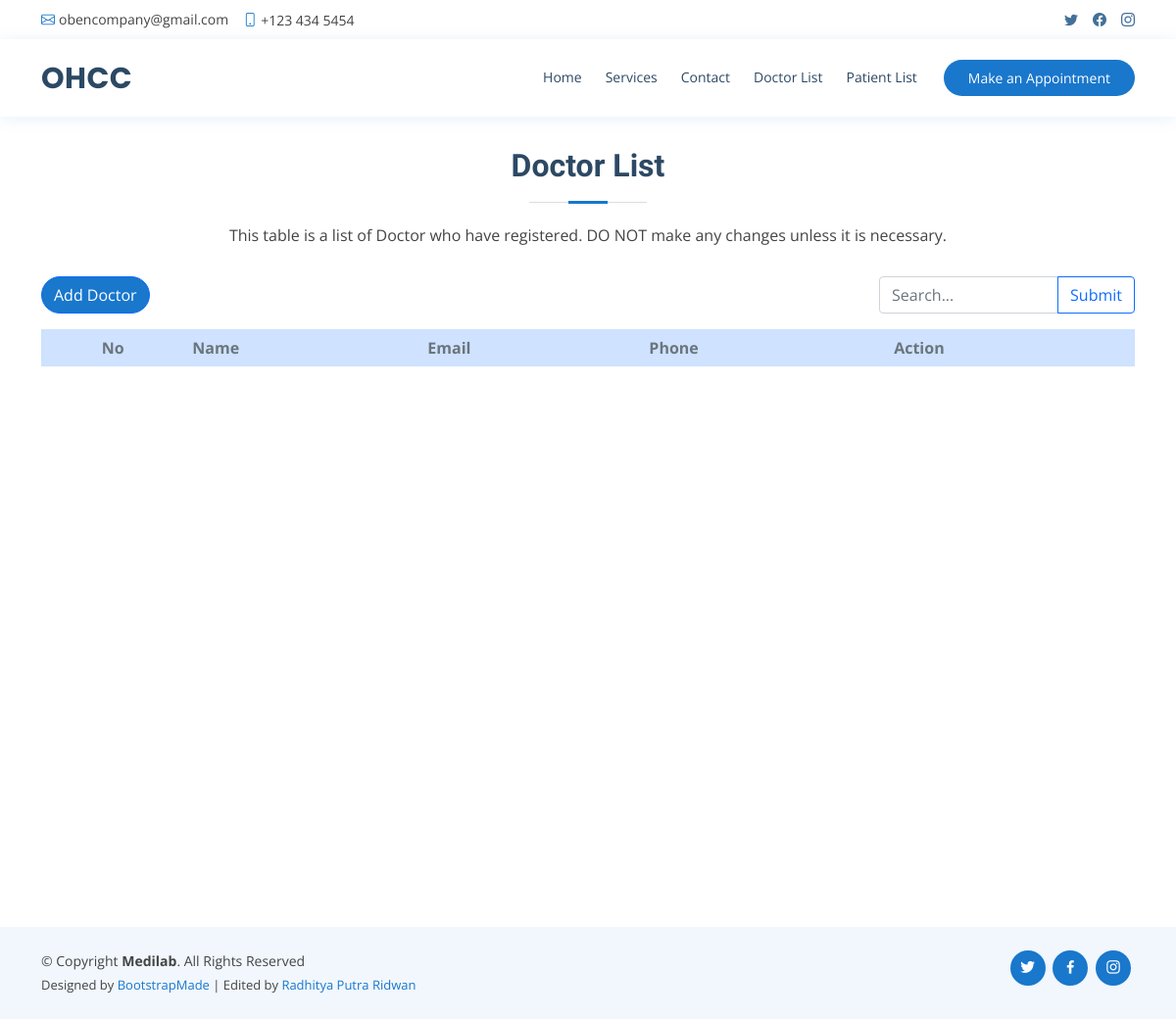
Page /php/doctorlist.php on the earlier database version.
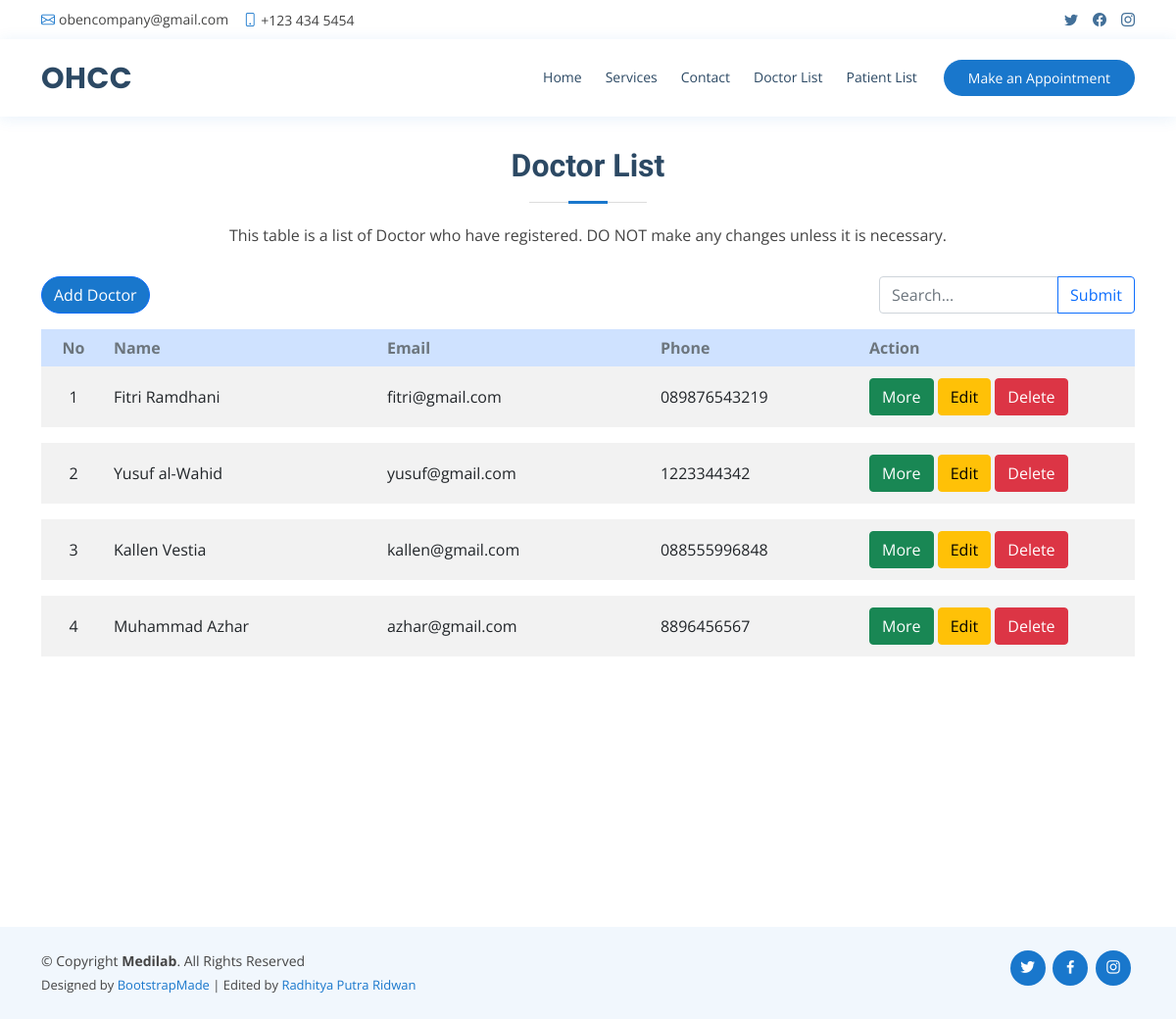
Same page on the later database version.
### tables this page shows
CREATE TABLE `dokter` (
  `id_dokter` int(11) NOT NULL,
  `nama_dokter` varchar(100) NOT NULL,
  `email_dokter` varchar(255) NOT NULL,
  `password` varchar(255) NOT NULL,
  `telepon_dokter` char(13) NOT NULL,
  `foto_dokter` varchar(255) NOT NULL
);

### db/functions.php (called while the page is built, shortened)
<?php
    function connect() {
        $connect = mysqli_connect('localhost', 'root', '', 'tubes_213040048') or die('FAILED TO CONNECT!!');
        return $connect;
    }
    function query($sql) {
        $connect = connect();
        $result = mysqli_query($connect, $sql) or die(mysqli_error($connect));
        $rows = [];
        while($row = mysqli_fetch_assoc($result)) {
            $rows[] = $row;
        }
        return $rows;
    }

### php/doctorlist.php (the view, shortened to what this page needs)
<?php
require '../db/functions.php';
$doctor = query("SELECT * FROM dokter");
$no = 1;
?>
<head>
  <link href="../assets/vendor/fontawesome-free/css/all.min.css" rel="stylesheet">
  <link href="../assets/vendor/animate.css/animate.min.css" rel="stylesheet">
  <link href="../assets/vendor/bootstrap/css/bootstrap.min.css" rel="stylesheet">
  <link href="../assets/vendor/bootstrap-icons/bootstrap-icons.css" rel="stylesheet">
  <link href="../assets/vendor/boxicons/css/boxicons.min.css" rel="stylesheet">
  <link href="../assets/vendor/glightbox/css/glightbox.min.css" rel="stylesheet">
  <link href="../assets/vendor/remixicon/remixicon.css" rel="stylesheet">
  <link href="../assets/vendor/swiper/swiper-bundle.min.css" rel="stylesheet">
  <link href="../assets/css/style.css" rel="stylesheet">
</head>
<body>
  <?php
    include_once '../separate/topbar.php';
    include_once '../separate/header.php';
  ?>
  <section id="doctor" class="doctor">
      <div class="container">
        <div class="section-title">
          <h2>Doctor List</h2>
          <p>This table is a list of Doctor who have registered. DO NOT make any changes unless it is necessary.</p>
        </div>
        <div class="row">
          <div class="col">
            <button class="btn btn-primary rounded-pill" data-bs-toggle="modal" data-bs-target="#addModal">Add Doctor</button>
          </div>
          <div class="col-3">
            <form action="" method="POST">
              <div class="input-group mb-3">
                <input type="text" class="form-control" placeholder="Search..." aria-label="Search..." aria-describedby="button-search" name="keyword" id="keyword">
                <button class="btn btn-outline-primary" type="submit" id="button-search" name="submit">Submit</button>
              </div>
            </form>
          </div>
        </div>
        <div class="row">
          <div class="table-responsive-sm table-doctor">
            <table class="table table-striped table-borderless">
              <thead class="table-primary text-secondary">
                <th class="text-center">No</th>
                <th>Name</th>
                <th>Email</th>
                <th>Phone</th>
                <th colspan="2">Action</th>
              </thead>
              <tbody>
                <?php
                  foreach($doctor as $p) :
                ?>
                  <tr class="align-middle">
                    <td class="text-center"><?= $no++; ?></td>
                    <td class="col-3"><?= $p["nama_dokter"]; ?></td>
                    <td class="col-3"><?= $p["email_dokter"]; ?></td>
                    <td><?= $p["telepon_dokter"]; ?></td>
                    <td class="col-3">
                      <button class="btn btn-success my-1" data-bs-toggle="modal" data-bs-target="#historyModal<?= $p['id_dokter']?>">More</button>
                      <button class="btn btn-warning my-1" data-bs-toggle="modal" data-bs-target="#editModal<?= $p['id_dokter']?>">Edit</button>
                      <a href="delete.php?idDoctor=<?= $p["id_dokter"]?>" class="btn btn-danger my-1" onclick="return confirm('Are you sure you want to delete it?')">Delete</a>
                    </td>
                </tr>
                <tr>
                  <td>
                  </td>
                </tr>
              <?php endforeach; ?>
              </tbody>
            </table>
          </div>
        </div>
      </div>
    </section>
  <?php include_once '../separate/footer.php' ?>
</body>

### separate/topbar.php
<div id="topbar" class="d-flex align-items-center fixed-top">
    <div class="container d-flex justify-content-between">
      <div class="contact-info d-flex align-items-center">
        <i class="bi bi-envelope"></i> <a href="#">obencompany@gmail.com</a>
        <i class="bi bi-phone"></i> +123 434 5454
      </div>
      <div class="d-none d-lg-flex social-links align-items-center">
        <a href="https://www.twitter.com" target="_blank" class="twitter"><i class="bi bi-twitter"></i></a>
        <a href="https://www.facebook.com" target="_blank" class="facebook"><i class="bi bi-facebook"></i></a>
        <a href="https://www.instagram.com" target="_blank" class="instagram"><i class="bi bi-instagram"></i></a>
      </div>
    </div>
  </div>

### separate/header.php (shortened to what this page needs)
<header id="header" class="fixed-top">
    <div class="container d-flex align-items-center">
      <h1 class="logo me-auto"><a href="../">OHCC</a></h1>
      <nav id="navbar" class="navbar order-last order-lg-0">
        <ul>
          <li><a class="nav-link scrollto" href="../">Home</a></li>
          <li><a class="nav-link scrollto" href="../#services">Services</a></li>
          <li><a class="nav-link scrollto" href="../#contact">Contact</a></li>
          <li><a class="nav-link scrollto" href="doctorlist.php">Doctor List</a></li>
          <li><a class="nav-link scrollto" href="#" active>Patient List</a></li>
        </ul>
      </nav>
      <a href="#appointment" class="appointment-btn scrollto"><span class="d-none d-md-inline">Make an</span> Appointment</a>
    </div>
  </header>

### separate/footer.php
<footer id="footer">
    <div class="container d-md-flex py-4">
      <div class="me-md-auto text-center text-md-start">
        <div class="copyright">
          &copy; Copyright <strong><span>Medilab</span></strong>. All Rights Reserved
        </div>
        <div class="credits">
          Designed by <a href="https://bootstrapmade.com/">BootstrapMade</a>
          |
          Edited by <a href="#">Radhitya Putra Ridwan</a>
        </div>
      </div>
      <div class="social-links text-center text-md-right pt-3 pt-md-0">
        <a href="https://www.twitter.com" class="twitter"><i class="bx bxl-twitter"></i></a>
        <a href="https://www.facebook.com" class="facebook"><i class="bx bxl-facebook"></i></a>
        <a href="https://www.instagram.com" class="instagram"><i class="bx bxl-instagram"></i></a>
      </div>
    </div>
  </footer>

### assets/css/style.css (style rules this page uses)
body { font-family: "Open Sans", sans-serif; color: #444444; }
a { color: #1977cc; text-decoration: none; }
h1, h2, h3, h4, h5, h6 { font-family: "Raleway", sans-serif; }
#topbar { background: #fff; height: 40px; font-size: 14px; transition: all 0.5s; z-index: 996; }
#topbar .contact-info a { line-height: 1; color: #444444; transition: 0.3s; }
#topbar .contact-info i { color: #1977cc; padding-right: 4px; margin-left: 15px; line-height: 0; }
#topbar .contact-info i:first-child { margin-left: 0; }
#topbar .social-links a { color: #437099; padding-left: 15px; display: inline-block; line-height: 1px; transition: 0.3s; }
#topbar .social-links a:first-child { border-left: 0; }
#header { background: #fff; transition: all 0.5s; z-index: 997; padding: 15px 0; top: 40px; box-shadow: 0px 2px 15px rgba(25, 119, 204, 0.1); }
#header .logo { font-size: 30px; margin: 0; padding: 0; line-height: 1; font-weight: 700; letter-spacing: 0.5px; font-family: "Poppins", sans-serif; }
#header .logo a { color: #2c4964; }
.appointment-btn { margin-left: 25px; background: #1977cc; color: #fff; border-radius: 50px; padding: 8px 25px; white-space: nowrap; transition: 0.3s; font-size: 14px; display: inline-block; }
.navbar { padding: 0; }
.navbar ul { margin: 0; padding: 0; display: flex; list-style: none; align-items: center; }
.navbar li { position: relative; }
.navbar > ul > li { position: relative; white-space: nowrap; padding: 8px 0 8px 20px; }
.navbar a, .navbar a:focus { display: flex; align-items: center; justify-content: space-between; font-size: 14px; color: #2c4964; white-space: nowrap; transition: 0.3s; border-bottom: 2px solid #fff; padding: 5px 2px; }
section { padding: 60px 0; overflow: hidden; }
.section-title { text-align: center; padding-bottom: 30px; }
.section-title h2 { font-size: 32px; font-weight: bold; margin-bottom: 20px; padding-bottom: 20px; position: relative; color: #2c4964; }
.section-title h2::before { content: ""; position: absolute; display: block; width: 120px; height: 1px; background: #ddd; bottom: 1px; left: calc(50% - 60px); }
.section-title h2::after { content: ""; position: absolute; display: block; width: 40px; height: 3px; background: #1977cc; bottom: 0; left: calc(50% - 20px); }
.section-title p { margin-bottom: 0; }
.patient, .admin, .doctor { padding-top: 150px; }
#footer { color: #444444; font-size: 14px; background: #f1f7fd; }
#footer .credits { padding-top: 5px; font-size: 13px; color: #444444; }
#footer .social-links a { font-size: 18px; display: inline-block; background: #1977cc; color: #fff; line-height: 1; padding: 8px 0; margin-right: 4px; border-radius: 50%; text-align: center; width: 36px; height: 36px; transition: 0.3s; }
.table-patient, .table-admin, .table-doctor { height: 550px; overflow: auto; }
.btn-primary { background-color: #1977cc !important; }

Differences in the rows shown:
added dokter: nama_dokter "Fitri Ramdhani", email_dokter "fitri@gmail.com", telepon_dokter "089876543219"
added dokter: nama_dokter "Yusuf al-Wahid", email_dokter "yusuf@gmail.com", telepon_dokter "1223344342"
added dokter: nama_dokter "Kallen Vestia", email_dokter "kallen@gmail.com", telepon_dokter "088555996848"
added dokter: nama_dokter "Muhammad Azhar", email_dokter "azhar@gmail.com", telepon_dokter "8896456567"
